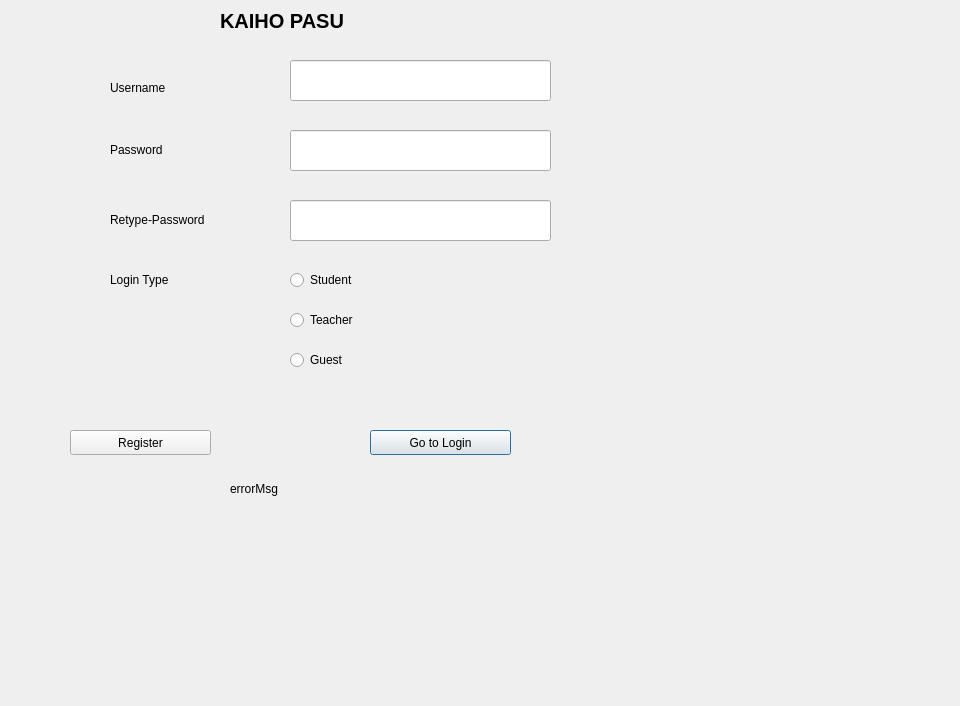
<?xml version="1.0" encoding="UTF-8"?>
<ui version="4.0">
 <class>Registration</class>
 <widget class="QDialog" name="Registration">
  <property name="geometry">
   <rect>
    <x>0</x>
    <y>0</y>
    <width>960</width>
    <height>706</height>
   </rect>
  </property>
  <property name="windowTitle">
   <string>Dialog</string>
  </property>
  <widget class="QPushButton" name="pushButton">
   <property name="geometry">
    <rect>
     <x>370</x>
     <y>430</y>
     <width>141</width>
     <height>25</height>
    </rect>
   </property>
   <property name="text">
    <string>Go to Login</string>
   </property>
  </widget>
  <widget class="QPushButton" name="pushButton_2">
   <property name="geometry">
    <rect>
     <x>70</x>
     <y>430</y>
     <width>141</width>
     <height>25</height>
    </rect>
   </property>
   <property name="text">
    <string>Register</string>
   </property>
  </widget>
  <widget class="QLabel" name="label">
   <property name="geometry">
    <rect>
     <x>110</x>
     <y>80</y>
     <width>81</width>
     <height>16</height>
    </rect>
   </property>
   <property name="text">
    <string>Username</string>
   </property>
  </widget>
  <widget class="QLineEdit" name="userName">
   <property name="geometry">
    <rect>
     <x>290</x>
     <y>60</y>
     <width>261</width>
     <height>41</height>
    </rect>
   </property>
  </widget>
  <widget class="QLabel" name="label_2">
   <property name="geometry">
    <rect>
     <x>110</x>
     <y>140</y>
     <width>101</width>
     <height>20</height>
    </rect>
   </property>
   <property name="text">
    <string>Password</string>
   </property>
  </widget>
  <widget class="QLineEdit" name="passWord">
   <property name="geometry">
    <rect>
     <x>290</x>
     <y>130</y>
     <width>261</width>
     <height>41</height>
    </rect>
   </property>
   <property name="echoMode">
    <enum>QLineEdit::Password</enum>
   </property>
  </widget>
  <widget class="QLabel" name="label_3">
   <property name="geometry">
    <rect>
     <x>110</x>
     <y>210</y>
     <width>121</width>
     <height>20</height>
    </rect>
   </property>
   <property name="text">
    <string>Retype-Password</string>
   </property>
  </widget>
  <widget class="QLineEdit" name="reTypePwd">
   <property name="geometry">
    <rect>
     <x>290</x>
     <y>200</y>
     <width>261</width>
     <height>41</height>
    </rect>
   </property>
   <property name="echoMode">
    <enum>QLineEdit::Password</enum>
   </property>
  </widget>
  <widget class="QLabel" name="label_5">
   <property name="geometry">
    <rect>
     <x>110</x>
     <y>270</y>
     <width>121</width>
     <height>20</height>
    </rect>
   </property>
   <property name="text">
    <string>Login Type</string>
   </property>
  </widget>
  <widget class="QRadioButton" name="loginType">
   <property name="geometry">
    <rect>
     <x>290</x>
     <y>270</y>
     <width>100</width>
     <height>20</height>
    </rect>
   </property>
   <property name="text">
    <string>Student</string>
   </property>
  </widget>
  <widget class="QRadioButton" name="loginType_2">
   <property name="geometry">
    <rect>
     <x>290</x>
     <y>310</y>
     <width>100</width>
     <height>20</height>
    </rect>
   </property>
   <property name="text">
    <string>Teacher</string>
   </property>
  </widget>
  <widget class="QRadioButton" name="loginType_3">
   <property name="geometry">
    <rect>
     <x>290</x>
     <y>350</y>
     <width>191</width>
     <height>20</height>
    </rect>
   </property>
   <property name="text">
    <string>Guest</string>
   </property>
  </widget>
  <widget class="QLabel" name="errorMsg">
   <property name="geometry">
    <rect>
     <x>230</x>
     <y>480</y>
     <width>241</width>
     <height>17</height>
    </rect>
   </property>
   <property name="text">
    <string>errorMsg</string>
   </property>
  </widget>
  <widget class="QLabel" name="label_4">
   <property name="geometry">
    <rect>
     <x>220</x>
     <y>0</y>
     <width>150</width>
     <height>41</height>
    </rect>
   </property>
   <property name="font">
    <font>
     <pointsize>15</pointsize>
     <weight>75</weight>
     <bold>true</bold>
    </font>
   </property>
   <property name="text">
    <string>KAIHO PASU</string>
   </property>
  </widget>
 </widget>
 <resources/>
 <connections/>
</ui>
